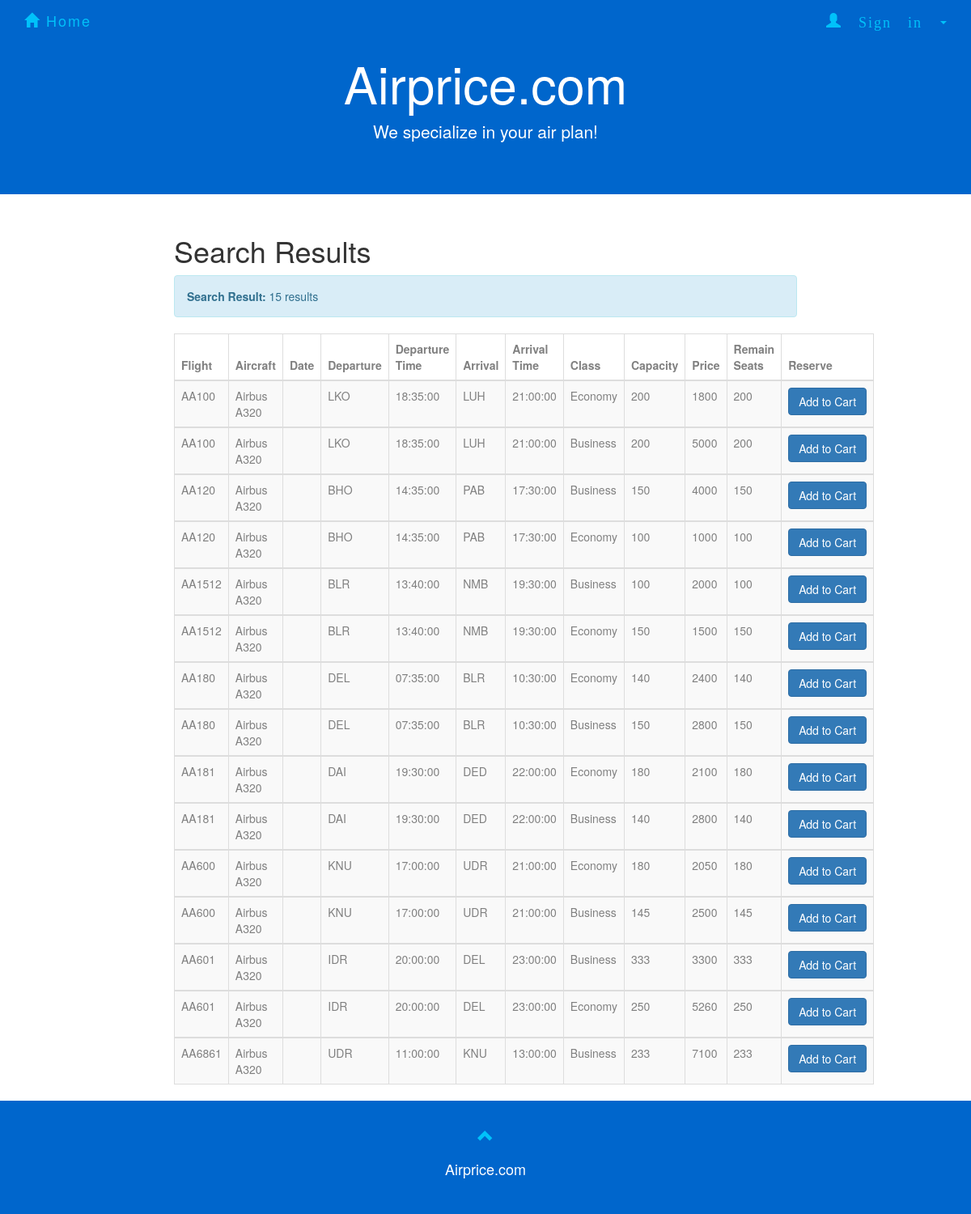
The app's page /SearchResultAll.php (signed in) with its own data.
### tables this page shows
CREATE TABLE `flight` (
  `number` varchar(20) NOT NULL,
  `airplane_id` varchar(10) NOT NULL,
  `departure` varchar(10) NOT NULL,
  `d_time` time NOT NULL,
  `arrival` varchar(10) NOT NULL,
  `a_time` time NOT NULL,
  PRIMARY KEY (`number`),
  KEY `code_idx` (`departure`,`arrival`),
  KEY `airplaneid_idx` (`airplane_id`),
  KEY `arrival_idx` (`arrival`),
  CONSTRAINT `airplaneid` FOREIGN KEY (`airplane_id`) REFERENCES `airplane` (`ID`) ON DELETE CASCADE ON UPDATE CASCADE,
  CONSTRAINT `arrival` FOREIGN KEY (`arrival`) REFERENCES `airport` (`code`) ON DELETE CASCADE ON UPDATE CASCADE,
  CONSTRAINT `departure` FOREIGN KEY (`departure`) REFERENCES `airport` (`code`) ON DELETE CASCADE ON UPDATE CASCADE
);

CREATE TABLE `class` (
  `number` varchar(10) NOT NULL,
  `name` varchar(20) NOT NULL,
  `capacity` int(11) NOT NULL,
  `price` float NOT NULL,
  PRIMARY KEY (`number`,`name`),
  KEY `number_idx` (`number`),
  CONSTRAINT `number` FOREIGN KEY (`number`) REFERENCES `flight` (`number`) ON DELETE CASCADE ON UPDATE CASCADE
);

CREATE TABLE `airplane` (
  `ID` varchar(10) NOT NULL,
  `type` varchar(10) NOT NULL,
  `company` varchar(20) NOT NULL,
  PRIMARY KEY (`ID`)
);

### SearchResultAll.php (the view, shortened to what this page needs)
<!DOCTYPE html>
<html>
<html lang="en">
<head>
    <link rel="stylesheet" href="http://maxcdn.bootstrapcdn.com/bootstrap/3.3.5/css/bootstrap.min.css">
    <link rel="stylesheet" href="forcompany.css">
    <link rel="stylesheet" href="homepage.css">
    <link rel="stylesheet" href="AdminSignin.css">
  <link rel="stylesheet" type="text/css" href="Search.css">
 </head>
<body>
<nav class="navbar navbar-default navbar-fixed-top">
        <div class="container">
            <div class="navbar-header">
                <a class="navbar-brand" href="homepage.html"><span class="glyphicon glyphicon-home"></span> Home</a>
            </div>
            <div class="collapse navbar-collapse" id="myNavbar">
                <ul class="nav navbar-nav navbar-right">
                    <li class="dropdown" id = "new">
                        <a class="dropdown-toggle" data-toggle="dropdown" href="#"><span class="glyphicon glyphicon-user"> Sign in&nbsp;</span><span class="caret"></span>
                        </a>
                          </li>
                        </ul>
            </div>
        </div>
    </nav>
<div class="jumbotron text-center">
        <h1>Airprice.com</h1>
        <p>We specialize in your air plan!</p>
</div>
<div class="container-fluid text-center">
  <div class="row content">
    <div class="col-sm-2 sidenav">
    </div>
    <div class="col-sm-8 text-left">
      <h1>Search Results</h1>
<?php
include_once 'dbconnect2.php';
$selectdate = $_POST["selectdate"];
global $sql, $availableNumber;
    $sql = "SELECT *
            FROM flight FL,  class C, airplane AP
            WHERE (FL.number = C.number) AND (FL.airplane_id = AP.ID)
            ORDER BY FL.number";
$result = mysqli_query($con,$sql);
$rowcount = mysqli_num_rows($result);
if($rowcount == 0){
    echo "<div class='alert alert-info'><strong>Search Result: </strong>".$rowcount." result</div>";
}
else{
echo "<div class='alert alert-info'><strong>Search Result: </strong>".$rowcount." results</div>";
echo "<table class='table table-bordered table-striped table-hover'>
      <thead>
      <tr>
        <th>Flight</th>
        <th>Aircraft</th>
        <th>Date</th>
        <th>Departure</th>
        <th>Departure Time</th>
        <th>Arrival</th>
        <th>Arrival Time</th>
        <th>Class</th>
        <th>Capacity</th>
        <th>Price</th>
        <th>Remain Seats</th>
        <th>Reserve</th>
      </tr>
      </thead>";
while($row = mysqli_fetch_array($result)) {
    echo "<tbody><tr>";
    echo "<td>" . $row['number'] . "</td>";
    echo "<td>" . $row['company']." ".$row['type']. "</td>";
    echo "<td>" . $selectdate . "</td>";
    echo "<td>" . $row['departure'] . "</td>";
    echo "<td>" . $row['d_time'] . "</td>";
    echo "<td>" . $row['arrival'] . "</td>";
    echo "<td>" . $row['a_time'] . "</td>";
    echo "<td>" . $row['name'] . "</td>";
    echo "<td>" . $row['capacity'] . "</td>";
    echo "<td>" . $row['price'] . "</td>";
        $seatreserved = "SELECT flightno, classtype, COUNT(*)
                    FROM book B
                    WHERE B.date = '".$selectdate."' AND B.flightno = '".$row['number']."'AND B.classtype ='".$row['name']."' AND paid=1
                    GROUP BY flightno, classtype";
        $reserved = mysqli_query($con, $seatreserved);
        $reservedNumber = mysqli_fetch_array($reserved);
        $capacity = mysqli_query($con, "SELECT capacity FROM class C WHERE C.number='".$row['number']."' AND C.name= '".$row['name']."'");
        $capacityNumber = mysqli_fetch_array($capacity);
        if(mysqli_num_rows($reserved)>0){
            $availableNumber = $capacityNumber['capacity'] - $reservedNumber['COUNT(*)'];
        }else{
            $availableNumber = $capacityNumber['capacity'];
        }
        echo "<td>".$availableNumber."</td>";
    if($availableNumber>0){
    echo '<td>
        <form action="shoppingcart.php" method="post">
        <input type="hidden" name="flightno" value="'.$row['number'].'">
        <input type="hidden" name="classtype" value="'.$row['name'].'">
        <input type="hidden" name="price" value="'.$row['price'].'">
        <input type="hidden" name="date" value="'.$selectdate.'">
        <input type="hidden" name="type" value="all">
        <button type="submit" class="btn btn-primary">Add to Cart</button>
        </form>
        </td>';
    }else{
        echo "<td><button type='button' class='btn btn-warning' onclick='myFunction()'>Not Available</button></td>";
    }
    echo "</tr>";
}
echo " </tbody></table>";
}
?>
    </div>
  </div>
</div>
<footer class="container-fluid text-center">
        <a href="#signUpPage" title="To Top">
            <span class="glyphicon glyphicon-chevron-up"></span>
        </a>
        <p>Airprice.com</p>
</footer>
</body>
</html>

### forcompany.css (style rules this page uses)
.jumbotron { background-color: #0066cc; color: #ffffff; }
.navbar { margin-bottom: 0; background-color: #0066cc; border: 0; font-size: 18px !important; letter-spacing: 2px; opacity: 0.9; }
.navbar li a, .navbar .navbar-brand { color: #00ccff !important; }
footer { background-color: #0066cc; color: #fff; padding: 32px; font-size: 18px; }
footer .glyphicon { font-size: 20px; margin-bottom: 20px; color: #00ccff; opacity: 0.9; }

### AdminSignin.css (style rules this page uses)
th { width: 50px; height: 10px; color: gray; }
td { color: gray; }

### Search.css (style rules this page uses)
.jumbotron { background-color: #0066cc; color: #ffffff; }
.navbar { margin-bottom: 0; background-color: #0066cc; border: 0; font-size: 18px !important; letter-spacing: 2px; opacity: 0.9; }
.navbar li a, .navbar .navbar-brand { color: #00ccff !important; }
footer { background-color: #0066cc; color: #fff; padding: 32px; font-size: 18px; }
footer .glyphicon { font-size: 20px; margin-bottom: 20px; color: #00ccff; opacity: 0.9; }

### records on screen
flight: class.number "AA100", airplane.company "Airbus", airplane.type "A320", departure "LKO", d_time "18:35:00", arrival "LUH", a_time "21:00:00", class.name "Economy", class.capacity "200", class.price "1800", class.name "Business", class.price "5000"
flight: class.number "AA120", airplane.company "Airbus", airplane.type "A320", departure "BHO", d_time "14:35:00", arrival "PAB", a_time "17:30:00", class.name "Business", class.capacity "150", class.price "4000", class.name "Economy", class.capacity "100", class.price "1000"
flight: class.number "AA1512", airplane.company "Airbus", airplane.type "A320", departure "BLR", d_time "13:40:00", arrival "NMB", a_time "19:30:00", class.name "Business", class.capacity "100", class.price "2000", class.name "Economy", class.capacity "150", class.price "1500"
flight: class.number "AA180", airplane.company "Airbus", airplane.type "A320", departure "DEL", d_time "07:35:00", arrival "BLR", a_time "10:30:00", class.name "Economy", class.capacity "140", class.price "2400", class.name "Business", class.capacity "150", class.price "2800"
flight: class.number "AA181", airplane.company "Airbus", airplane.type "A320", departure "DAI", d_time "19:30:00", arrival "DED", a_time "22:00:00", class.name "Economy", class.capacity "180", class.price "2100", class.name "Business", class.capacity "140", class.price "2800"
flight: class.number "AA600", airplane.company "Airbus", airplane.type "A320", departure "KNU", d_time "17:00:00", arrival "UDR", a_time "21:00:00", class.name "Economy", class.capacity "180", class.price "2050", class.name "Business", class.capacity "145", class.price "2500"
flight: class.number "AA601", airplane.company "Airbus", airplane.type "A320", departure "IDR", d_time "20:00:00", arrival "DEL", a_time "23:00:00", class.name "Business", class.capacity "333", class.price "3300", class.name "Economy", class.capacity "250", class.price "5260"
flight: class.number "AA6861", airplane.company "Airbus", airplane.type "A320", departure "UDR", d_time "11:00:00", arrival "KNU", a_time "13:00:00", class.name "Business", class.capacity "233", class.price "7100"

### other values on screen
$rowcount "15"
